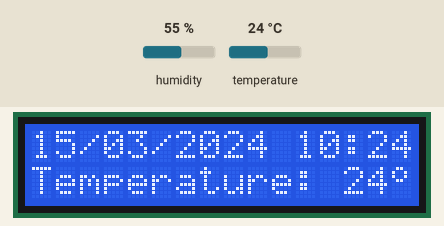
Recording of a sketch running on a simulated Arduino Uno, built with avr-gcc and run on an emulated ATmega328P. Parts: 16×2 character LCD. Inputs (shaded band) come from the test bench; at power-on: humidity 55 %, temperature 24 °C. The local clock reads 2024-03-15 10:24:30 at power-on unless the sketch sets it.

Above: at 1.2 s.
1.3 s: humidity set to 22 %
At 6.3 s:
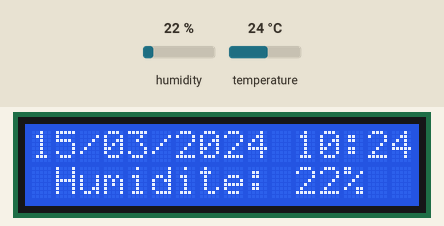
6.7 s: temperature set to 12 °C
At 10.5 s:
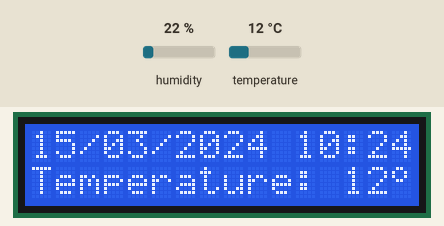
10.8 s: humidity set to 40 %
At 14.5 s:
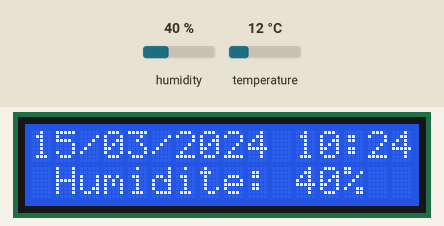
14.8 s: temperature set to 19 °C
At 18.8 s:
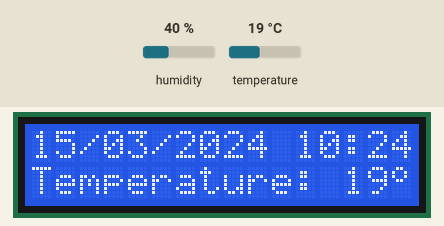
Timing chart, 0 to 19.9 s (numbered marks = the images above; inputs shaded):
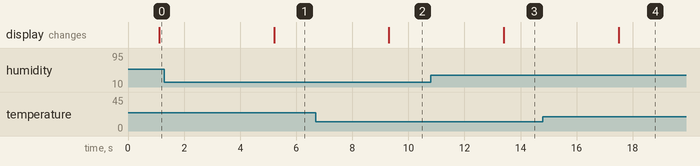

Measured:
- after the input at 1.3 s, the display: changes after 3.9 s (image 1)
- after the input at 6.7 s, the display: changes after 2.6 s (image 2)
- after the input at 10.8 s, the display: changes after 2.6 s (image 3)
- after the input at 14.8 s, the display: changes after 2.7 s (image 4)

The sketch:

meteo.ino
```cpp
#include <LiquidCrystal_I2C.h>
#include <RTClib.h>
#include <Wire.h>
#include <DHT.h>

RTC_DS3231 rtc;
LiquidCrystal_I2C lcd(0x27, 16, 2);

DHT dht(2, DHT22);

byte degre[8] = {
0b01100,0b10010,0b10010,0b01100,0b00000,0b00000,0b00000,0b00000
};

unsigned long mymillis;
boolean EC1 = true;
boolean EC2 = false;
boolean EC = false;

void setup () {
  rtc.begin();

  if (rtc.lostPower()) {
    rtc.adjust(DateTime(F(__DATE__), F(__TIME__)));
  }

  lcd.init();
  lcd.backlight();
  lcd.clear();
  lcd.createChar(1, degre);
}

void loop () {
  DateTime now = rtc.now();
  printDateTime(now);
  delay(1000);
  byte h = dht.readHumidity();
  byte t = dht.readTemperature();

  if (EC1 == true && EC == false) {
    lcd.setCursor(0,1);
    lcd.print("Temperature: ");
    lcd.print(t);
    lcd.print(char(1));

    EC = true;
    mymillis = millis();
  }

  if (EC2 == true && EC == false) {
    lcd.setCursor(0,1);
    lcd.print(" Humidite: ");
    lcd.print(h);
    lcd.print("%   ");

    EC = true;
    mymillis = millis();
  }

  //changement d'interface toutes les 3 secondes
  if (millis() - mymillis >= 3000) {
    EC1 = !EC1;
    EC2 = !EC2;
    EC = false;
  }

}

void printDateTime(DateTime dt) {
  char dateBuffer[] = "DD/MM/YYYY hh:mm";

  lcd.setCursor(0,0);
  lcd.print(dt.toString(dateBuffer));
}
```
